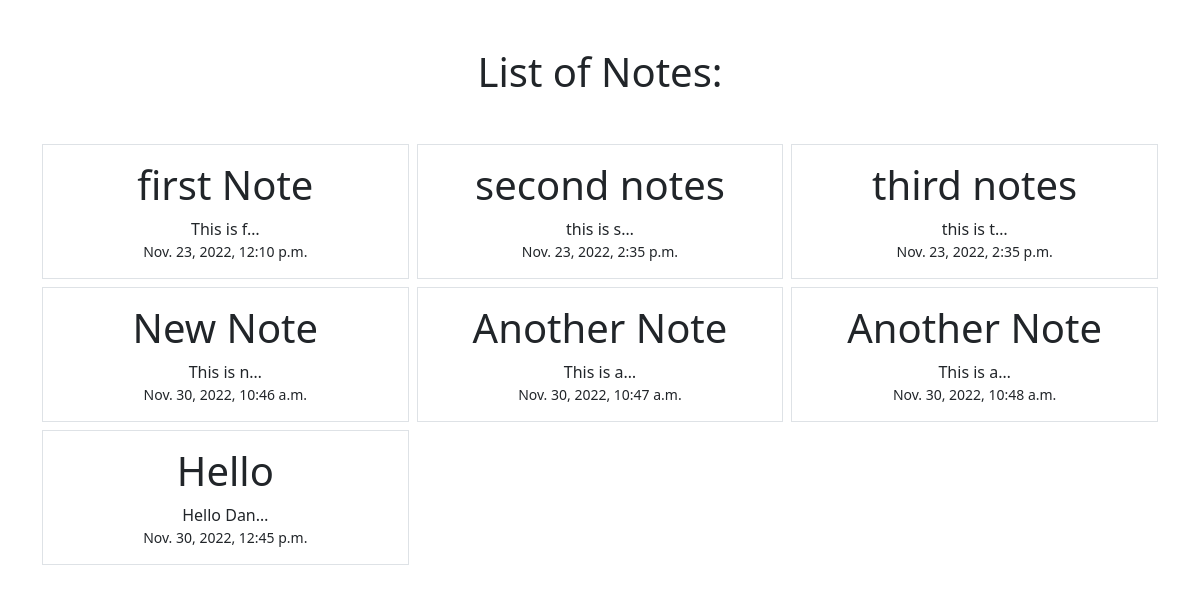
/smart/notes, run on an earlier commit of the app's database.
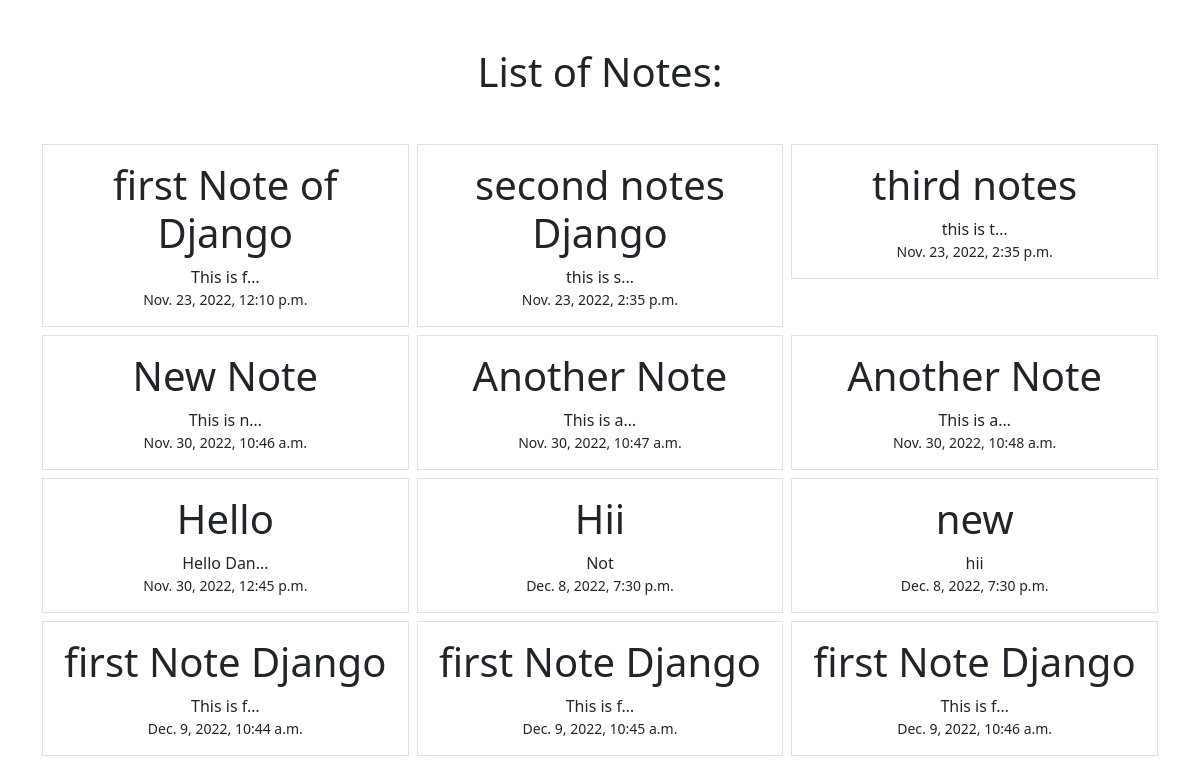
And on a later commit of the database.
### notes/models.py (models this page shows)
class Notes(models.Model):
    title = models.CharField(max_length=200)
    content = models.TextField()
    date = models.DateTimeField(auto_now_add=True)

### notes/views.py (the view)
# urls.py: path('notes', views.NotesListViews.as_view(), name='notes.list'),
class NotesListViews(ListView):
    model = Notes
    context_object_name = 'notes'

### notes/templates/notes/notes_list.html
{% extends 'base.html' %}
{% block content %}
<h1 class="my-5">List of Notes:</h1>
<div class="row row-cols-3 g-2">
    {% for note in notes %}
    <div class="col">
        <div class="p-3 border">
            <h1 class="note-li list-group-item"> <a class="text-decoration-none link-dark"
                    href="{% url 'notes.detail' pk=note.id %}">{{ note.title }}</a></h1>
                    {{note.content|truncatechars:10}}
                    <br>
                    <small class="text-right">{{note.date}}</small>
        </div>
    </div>
    {% endfor %}
</div>
{% endblock %}

### static/templates/base.html (shortened to what this page needs)
{% load static %}
<html>
<head>
    <link href="https://cdn.jsdelivr.net/npm/bootstrap@5.2.3/dist/css/bootstrap.min.css" rel="stylesheet"
>
</head>
<body>
    <div class="my-5 text-center container">
        {% block content %}
        {% endblock %}
    </div>
</body>
</html>

What changed in the data, as far as the page shows it:
changed Notes: title "first Note" → "first Note of Django"
changed Notes "this is s…": title "second notes" → "second notes Django"
added Notes: title "Hii", content "Not", date "Dec. 8, 2022, 7:30 p.m."
added Notes: title "new", content "hii", date "Dec. 8, 2022, 7:30 p.m."
added Notes: title "first Note Django", content "This is f…", date "Dec. 9, 2022, 10:44 a.m."
added Notes: title "first Note Django", content "This is f…", date "Dec. 9, 2022, 10:45 a.m."
added Notes: title "first Note Django", content "This is f…", date "Dec. 9, 2022, 10:46 a.m."
